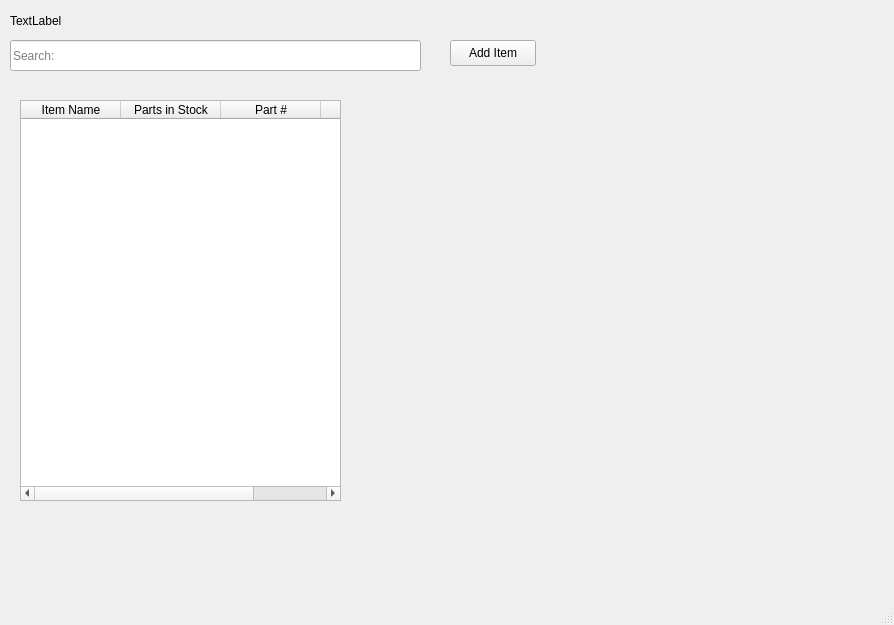
<?xml version="1.0" encoding="UTF-8"?>
<ui version="4.0">
 <class>MainWindow</class>
 <widget class="QMainWindow" name="MainWindow">
  <property name="geometry">
   <rect>
    <x>0</x>
    <y>0</y>
    <width>894</width>
    <height>625</height>
   </rect>
  </property>
  <property name="windowTitle">
   <string>MainWindow</string>
  </property>
  <widget class="QWidget" name="centralwidget">
   <widget class="QLabel" name="Total_Parts">
    <property name="geometry">
     <rect>
      <x>10</x>
      <y>10</y>
      <width>131</width>
      <height>21</height>
     </rect>
    </property>
    <property name="text">
     <string>TextLabel</string>
    </property>
   </widget>
   <widget class="QLineEdit" name="Search_Bar">
    <property name="geometry">
     <rect>
      <x>10</x>
      <y>40</y>
      <width>411</width>
      <height>31</height>
     </rect>
    </property>
    <property name="text">
     <string/>
    </property>
    <property name="placeholderText">
     <string>Search:</string>
    </property>
   </widget>
   <widget class="QTableWidget" name="Inventory_Table">
    <property name="geometry">
     <rect>
      <x>20</x>
      <y>100</y>
      <width>321</width>
      <height>401</height>
     </rect>
    </property>
    <property name="columnCount">
     <number>4</number>
    </property>
    <column>
     <property name="text">
      <string>Item Name</string>
     </property>
    </column>
    <column>
     <property name="text">
      <string>Parts in Stock</string>
     </property>
    </column>
    <column>
     <property name="text">
      <string>Part #</string>
     </property>
    </column>
    <column/>
   </widget>
   <widget class="QPushButton" name="Add_Item">
    <property name="geometry">
     <rect>
      <x>450</x>
      <y>40</y>
      <width>86</width>
      <height>26</height>
     </rect>
    </property>
    <property name="text">
     <string>Add Item</string>
    </property>
   </widget>
  </widget>
  <widget class="QMenuBar" name="menubar">
   <property name="geometry">
    <rect>
     <x>0</x>
     <y>0</y>
     <width>894</width>
     <height>23</height>
    </rect>
   </property>
  </widget>
  <widget class="QStatusBar" name="statusbar"/>
 </widget>
 <resources/>
 <connections/>
</ui>
